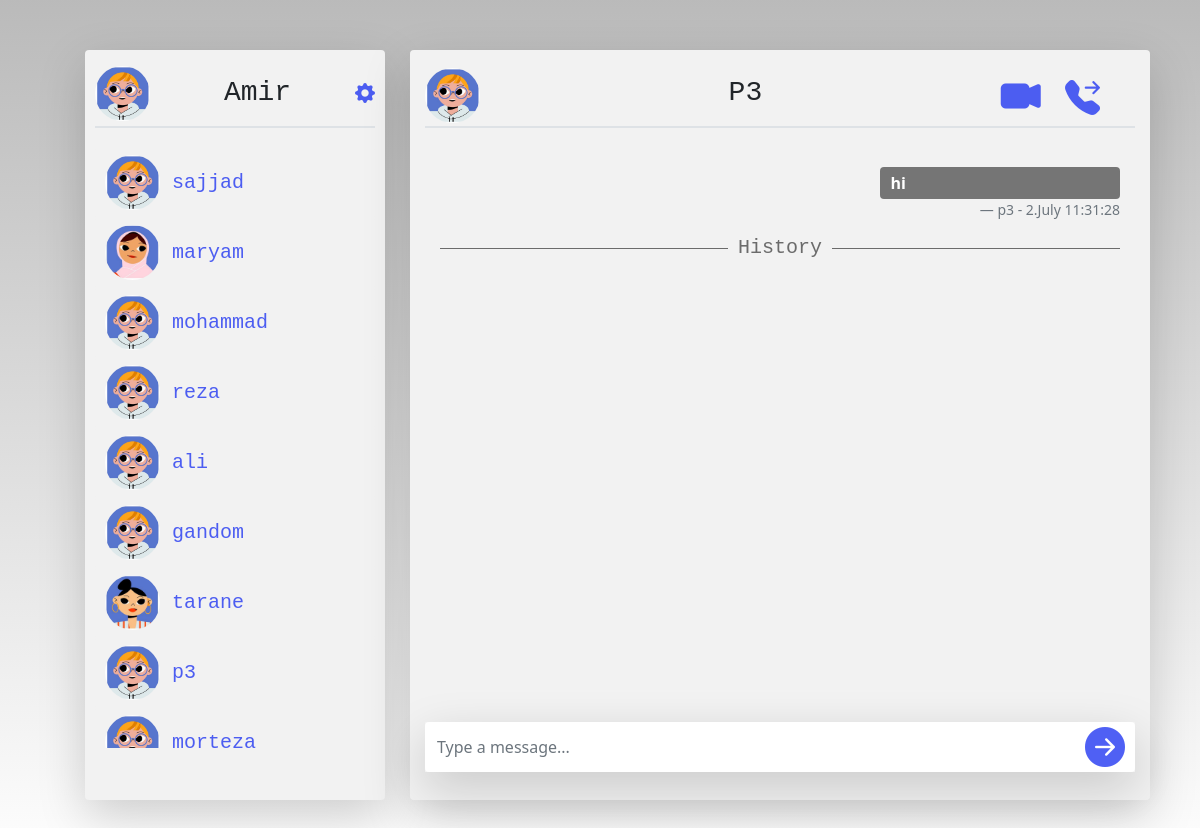
The app's page /chat/chat1_9/ (signed in) with its own data.
### chat_app/models.py (models this page shows, shortened)
class UserProfile(models.Model):
    user = models.OneToOneField(User, on_delete=models.CASCADE)
    picture = models.ImageField()

class ChatMessages(models.Model):
    room = models.CharField(max_length=20)
    username = models.CharField(max_length=30)
    message = models.CharField(max_length=250)
    created_at = models.DateTimeField(auto_now_add=True)

### chat_app/views.py (the view)
# urls.py: path("<str:room_name>/", views.room, name="room"),
@login_required()
def room(request, room_name):
    username = request.user
    User = get_user_model()
    users = User.objects.all()
    user_messages = ChatMessages.objects.filter(
        room=room_name).order_by("-created_at")[:10:-1]
    dict_of_users_href = {}
    for user in users:
        if not user == username:
            dict_of_users_href[user] = "chat{}_{}".format(
                *sorted([username.id, user.id]))
    if room_name == "welcome":
        room_user_name = "welcome"
    else:
        room_user_list = str(room_name).strip("chat").split("_")
        if str(username.id) in room_user_list:
            room_user_list.remove(str(username.id))
        room_user_name = User.objects.get(id=room_user_list[0])
    return render(request, "create_chat.html", {
        "room": dict_of_users_href,
        "room_name": room_name,
        "username": username, "users": users,
        "room_user_name": room_user_name,
        "user_messages": user_messages
    })

### chat_app/templates/create_chat.html (shortened to what this page needs)
{% extends "base.html" %}
{% load static %}
{% block menu %}
<div class="border-bottom border-2" style="margin-bottom: 20px;">
    <div class="top_bar_flexbox">
        <div>
            {% if user.userprofile.picture %}
                <img src="{{ user.userprofile.picture.url }}" class="rounded-circle" alt="user_image" style="width: 55px; height: 55px;">
            {% else %}
                <img src="{% static "profile_pics/user_image.jpg" %}" class="rounded-circle" alt="user_image" style="width: 55px; height: 55px;">
            {% endif %}
        </div>
       <div>
            <p class="name text-start text-capitalize fs-3 lh-sm" style="margin-top: 15px;">{{ username }}</p>
       </div>
       <div>
            <a href="{% url "profile" %}">
                <i class="bi bi-gear-fill" style="font-size: 20px; color: rgba(26, 48, 241, 0.767)"></i>
            </a>
       </div>
    </div>
</div>
<div class="menu overflow-auto">
    {% for users, item in room.items %}
        <a href="{% url "room" item %}">
            <div class="menu_name">
                {% if users.userprofile.picture.url %}
                    <img src="{{ users.userprofile.picture.url }}" class="rounded-circle" alt="user_image">
                {% else %}
                    <img src="{% static "profile_pics/user_image.jpg" %}" class="rounded-circle" alt="user_image">
                {% endif %}
                {{ users }}
            </div>
        </a>
    {% endfor %}
</div>
{% endblock %}
{% block content %}
<div class="position-relative">
    <div class="border-bottom border-2">
        <div class="top_bar_flexbox">
            <div>
                    {% if room_user_name.userprofile.picture.url %}
                        <img src="{{ room_user_name.userprofile.picture.url }}" class="rounded-circle" alt="user_image" style="width: 55px; height: 55px;">
                    {% else %}
                        <img src="{% static "profile_pics/user_image.jpg" %}" class="rounded-circle" alt="user_image" style="width: 55px; height: 55px;">
                    {% endif %}
            </div>
            <div>
                <p class="name text-start text-capitalize fs-3 lh-sm">{{ room_user_name }}</p>
            </div>
            <div>
                <i class="bi bi-camera-video-fill" style="font-size: 40px; color: rgba(26, 48, 241, 0.767);"></i>
                <i class="bi bi-telephone-forward-fill"
                    style="font-size: 35px; color: rgba(26, 48, 241, 0.767);margin-left: 20px;margin-right: 35px;"></i>
            </div>
        </div>
    </div>
</div><br>
<div class="chat overflow-auto" id="chat">
    {% if user_messages %}
        {% for mess in user_messages %}
            {% if mess.username == request.user.username %}
            <figure>
                <blockquote class="blockquote">
                    <div class="badge text-wrap text-start fs-6 lh-sm" style="width: 15rem; background-color: rgba(26, 48, 241, 0.767);">
                        {{ mess.message }}
                    </div>
                </blockquote>
                <figcaption class="blockquote-footer">{{ mess.username }} - {{ mess.created_at }}</figcaption>
            </figure>
            {% else %}
            <figure class="text-end">
                <blockquote class="blockquote">
                    <div class="badge text-wrap text-start fs-6 lh-sm" style="width: 15rem; background-color: #757575;">
                        {{ mess.message }}
                    </div>
                </blockquote>
                <figcaption class="blockquote-footer">{{ mess.username }} - {{ mess.created_at }}</figcaption>
            </figure>
            {% endif %}
        {% endfor %}
        <h5><span  class="line-center">History</span></h5>
        {% endif %}
</div>
<div class="input-group mycustom shadow-lg">
    <input type="text" class="form-control rounded" placeholder="Type a message..." id="input" required>
    <div class="mycustom input-group-prepend">
        <i class="bi bi-arrow-right-circle-fill" id="submit" type="button" value="Send"
            style="font-size: 40px; color: rgba(26, 48, 241, 0.767);"></i>
    </div>
</div>
{% endblock %}

### chat_app/static/chat_app/style.css (style rules this page uses)
body { background-image: linear-gradient(rgba(124, 124, 124, 0.527),rgb(253, 253, 253)); background-repeat: no-repeat; background-size: contain; font-family: Helvetica, }
html { height: 100% }
.name { font-family:'Courier New'; margin-left: 10px; margin-top: 10px; }
.chat { background-color:#f2f2f2; width: auto; height: 560px; padding: 15px 15px; margin: auto; margin-bottom: 10px; }
.menu { background-color:#f2f2f2; width: auto; height: 600px; margin: auto; }
.mycustom { position: relative; height: 50px; }
.mycustom input[type=text] { border: none; width: 100%; padding-right: 123px; }
.mycustom .input-group-prepend { position: absolute; right: 10px; top: -5px; bottom: 5px;z-index:9; }
.top_bar_flexbox { display: flex; justify-content: space-between; align-items: center; }
.menu_name { background-color:#f2f2f2; width: auto; height: 70px; border-radius: 3px; padding-top: 7px; padding-left: 10px; }
.menu a { font-family:'Courier New'; font-size: 20px; color: rgba(26, 48, 241, 0.767); }
.menu a:link { text-decoration: none; }
.menu_name img { width: 55px; height: 55px; }
.line-center { margin:0;padding:0 10px; background:#f2f2f2; display:inline-block; }
h5 { font-family:'Courier New'; text-align:center; position:relative; z-index:2; color: rgb(107, 107, 107); }
h5:after { content:""; position:absolute; top:50%; left:0; right:0; border-top:solid 1px rgb(107, 107, 107); z-index:-1; }

### records on screen
ChatMessages: message "hi", username "p3", created_at "2.July 11:31:28"

### other values on screen
{{ username }} "Amir"
{{ users }} "sajjad"
{{ users }} "maryam"
{{ users }} "mohammad"
{{ users }} "reza"
{{ users }} "ali"
{{ users }} "gandom"
{{ users }} "tarane"
{{ users }} "p3"
{{ room_user_name }} "P3"
